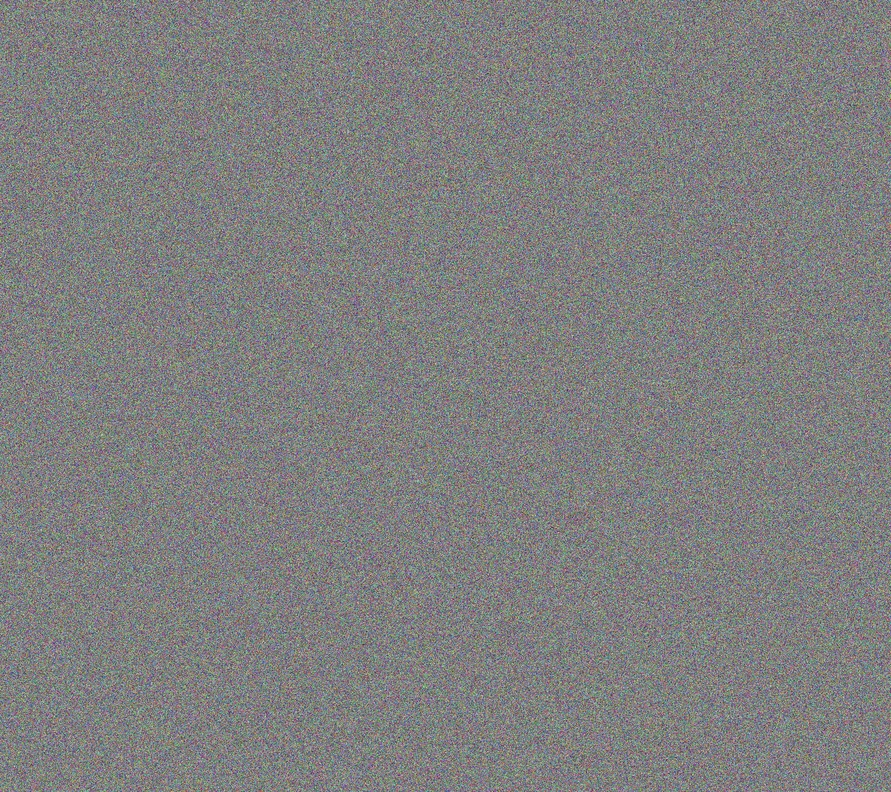
#> input picture naldo.jpg, 891 x 792 px, shrunk from 2160 x 1920 before the run
$ python image.py encrypt naldo.jpg out.png 5
#> lines starting #> are read from the running program, lines starting #| are printed output that depends on the picture
from PIL import Image
import numpy as np
import argparse

def encrypt_image(input_path, output_path, key):
#> called with input_path = 'naldo.jpg', output_path = 'out.png', key = 5
    image = Image.open(input_path)
#> image is the input picture: PIL image 891x792 RGB; mean R, G, B 127.5, 127.5, 127.5
    image_array = np.array(image)

    np.random.seed(key)  # Set seed for reproducibility
    random_mask = np.random.randint(0, 256, image_array.shape, dtype=np.uint8)

    encrypted_array = np.bitwise_xor(image_array, random_mask)
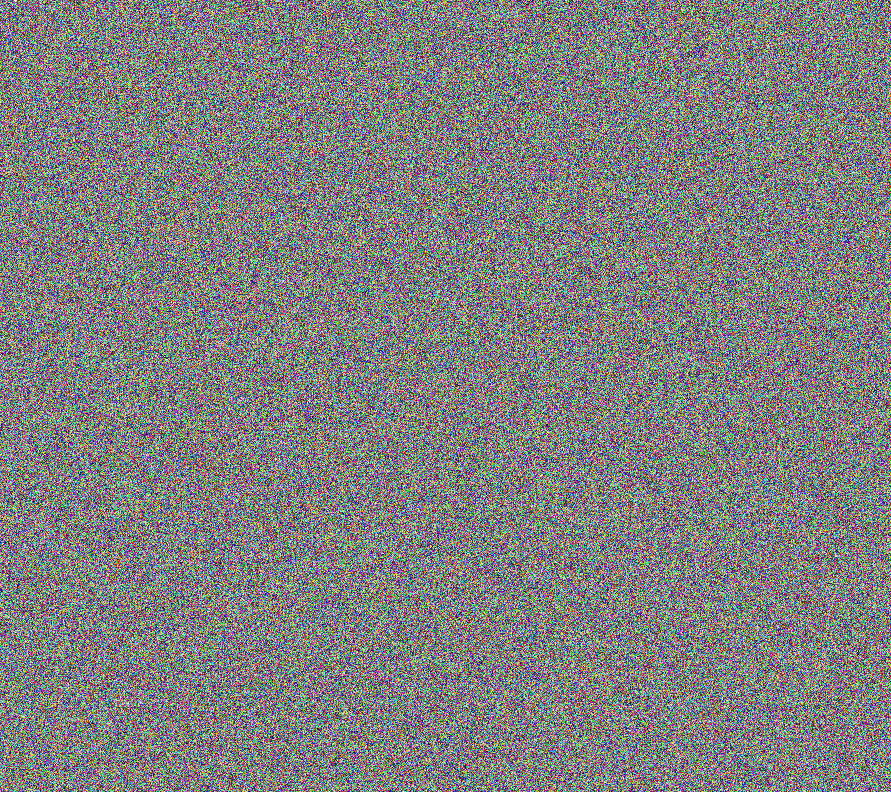
#> encrypted_array: shape (792, 891, 3); mean R, G, B 127.5, 127.5, 127.6
    encrypted_image = Image.fromarray(encrypted_array)
    encrypted_image.save(output_path)
    print(f"Image encrypted and saved as {output_path}")

def decrypt_image(input_path, output_path, key):
    encrypt_image(input_path, output_path, key)  # XOR again to decrypt
    print(f"Image decrypted and saved as {output_path}")

if __name__ == "__main__":
    parser = argparse.ArgumentParser(description="Simple Image Encryption Tool")
    parser.add_argument("mode", choices=["encrypt", "decrypt"], help="Mode: encrypt or decrypt")
    parser.add_argument("input", help="Input image path")
    parser.add_argument("output", help="Output image path")
    parser.add_argument("key", type=int, help="Encryption/Decryption key (integer)")

    args = parser.parse_args()

    if args.mode == "encrypt":
        encrypt_image(args.input, args.output, args.key)
    elif args.mode == "decrypt":
        decrypt_image(args.input, args.output, args.key)
